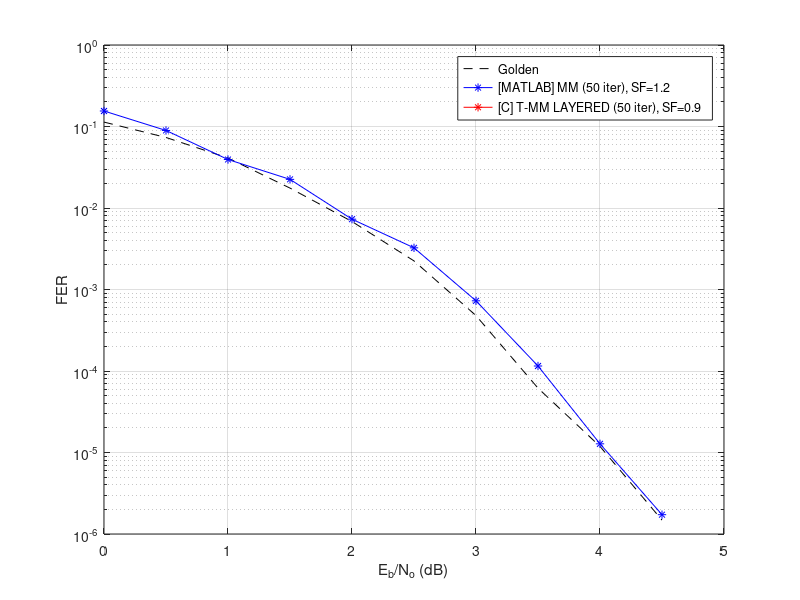

Write MATLAB code to recreate this figure.
%SCRIPT PARA GENERAR GRAFICAS AUTOMATICAMENTE

clear all

%PARAMETROS DE LA MATRIZ
N = 32;
M = 16;
K = 16;
q = 16;
p = log2(q);

EBNO_TMM = [0 0.5 1 1.5 2 2.5 3 3.5 4 4.5];
PER_TMM = [1.132813e-001  7.334358e-002 4.107288e-002 1.754464e-002 6.823285e-003 2.243238e-003 4.783769e-004 6.164817e-005 1.187774e-005 1.480310e-006];

%% ET-MM
jj=0;
iter = 50;
clear EC PT

seed = 1977;
EBNO = 0:0.5:4.5;
Nerrors = 25;
ite_max = 50;

Z = ['[C] T-MM LAYERED (' num2str(iter) ' iter), SF=0.9 '];
Y1 = zeros(1,length(EBNO));
for j=1:length(EBNO)
    for i=1:length(seed)
        for k = 1:length(Nerrors)
            archivo2 = ['../RESULTS_ETMM_q16_dc4/(' num2str(N) ',' num2str(K) ')_L' num2str(Nerrors(k)) '[' num2str(seed(i)) ']_N' num2str(N*p) '_K' num2str(K*p) '_EBN' num2str(EBNO(j),'%2.2f') '.txt'];
            if exist(archivo2,'file')
                fid = fopen(archivo2, 'r');
                MNPE_Hdecoded = zeros(1,ite_max);
                MNBE_Hdecoded = zeros(1,ite_max);
                eC = 0;
                nombre = fscanf(fid,'%s', 1);
                for x=1:ite_max
                    MNPE_Hdecoded(x) = fscanf(fid,'%d',1);
                end
                nombre = fscanf(fid,'%s',1);
                for x=1:ite_max
                    MNBE_Hdecoded(x) = fscanf(fid,'%d',1);
                end
                nombre = fscanf(fid,'%s',1);
                eC = fscanf(fid,'%d',1);
                fclose(fid);
                
                Y1(j) = (((MNBE_Hdecoded(iter)/eC)/N)/p);
                break;
            end
        end
    end
end

%% GRAFICA

figure(1), clf
semilogy(EBNO_TMM,PER_TMM,'k--');
hold on;

semilogy(EBNO_TMM,[595/3840 435/4864 418/10624 414/18432 378/51840 324/99840 295/406144 288/2500864 179/14007936 107/(484291*32*4)],'b-*');
semilogy(EBNO,Y1,'r-*');
legend( 'Golden',...
        '[MATLAB] MM (50 iter), SF=1.2 ',...
        Z);
xlabel('E_b/N_o (dB)'), ylabel('FER');
grid on;



